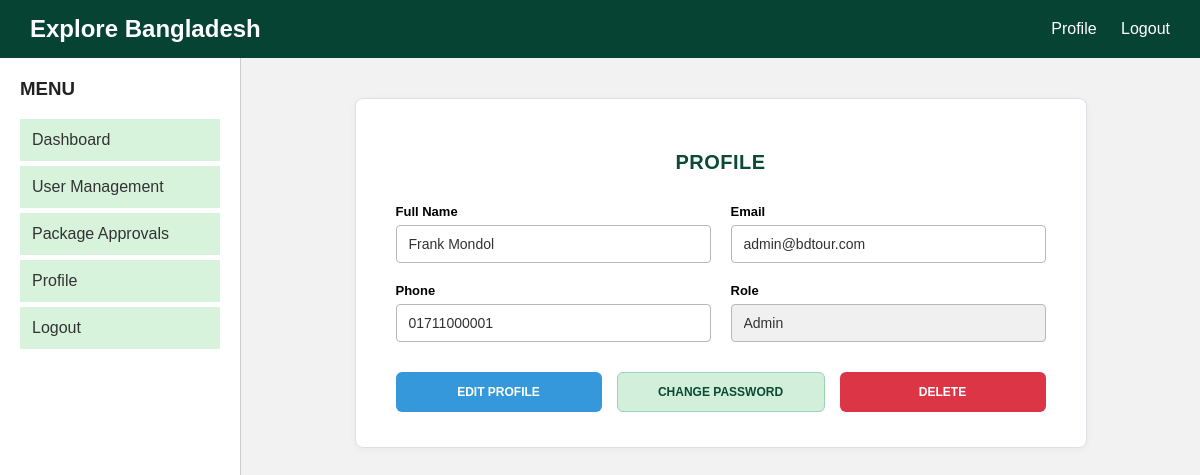
The page /View/common-account.php (signed in) on the database its author committed.
### tables this page shows
CREATE TABLE `user` (
  `id` int(11) NOT NULL,
  `first_name` varchar(100) DEFAULT NULL,
  `last_name` varchar(100) DEFAULT NULL,
  `gender` enum('Male','Female') DEFAULT NULL,
  `email` varchar(150) DEFAULT NULL,
  `phone` varchar(20) DEFAULT NULL,
  `country` varchar(50) DEFAULT NULL,
  `division` varchar(50) DEFAULT NULL,
  `road_street` text DEFAULT NULL,
  `post_code` varchar(20) DEFAULT NULL,
  `username` varchar(100) NOT NULL,
  `password` varchar(100) NOT NULL,
  `role` varchar(100) NOT NULL
);

### Model/dbConnect.php (called while the page is built, shortened)
<?php
function connect() {
	$servername = "localhost";
	$username = "root";
	$password = "";
	$dbname = "bdtour";
	$conn = mysqli_connect($servername, $username, $password, $dbname);
	return $conn;
}
require_once __DIR__ . '/user.php';

### Model/user.php (called while the page is built, shortened)
<?php
require_once 'dbConnect.php';
function getUserProfile($username) {
    $conn = connect();
    $sql = "SELECT * FROM user WHERE username = '$username'";
    $result = mysqli_query($conn, $sql);
    if ($result && mysqli_num_rows($result) > 0) {
        return mysqli_fetch_assoc($result);
    }
    return null;
}
?>

### View/common-account.php (the view, shortened to what this page needs)
<?php
require_once '../Model/dbConnect.php';
$loggedInUser = $_SESSION['username'] ?? '';
$userData = null;
$fullName = "";
if (!empty($loggedInUser)) {
    $userData = getUserProfile($loggedInUser);
    if ($userData) {
        $fullName = trim($userData['first_name'] . " " . $userData['last_name']);
    }
}
?>
<!DOCTYPE html>
<html>
<head>
    <link rel="stylesheet" href="header.css">
    <link rel="stylesheet" href="sidebar.css">
    <link rel="stylesheet" href="common-account.css">
</head>
<body>
    <?php include 'header.php'; ?>
    <div class="container">
        <?php include 'sidebar.php'; ?>
        <div class="main">
            <div class="profile-card">
                <h2>PROFILE</h2>
                <form id="profileForm" action="../Controller/common-account-php-validation.php" method="POST">
                    <div class="form-grid">
                        <div class="input-group">
                            <label for="fullName">Full Name</label>
                            <input type="text" id="fullName" name="fullname" value="<?php echo htmlspecialchars($fullName); ?>">
                        </div>
                        <div class="input-group">
                            <label for="email">Email</label>
                            <input type="email" id="email" name="email" value="<?php echo $userData ? htmlspecialchars($userData['email']) : ''; ?>">
                        </div>
                        <div class="input-group">
                            <label for="phone">Phone</label>
                            <input type="text" id="phone" name="phone" value="<?php echo $userData ? htmlspecialchars($userData['phone']) : ''; ?>">
                        </div>
                        <div class="input-group">
                            <label for="role">Role</label>
                            <input type="text" id="role" name="role" value="<?php echo $userData ? htmlspecialchars(ucfirst($userData['role'])) : ''; ?>" readonly style="background-color: #f0f0f0;">
                        </div>
                    </div>
                    <div class="button-group">
                        <button type="submit" id="editBtn" name="action" value="edit" class="btn btn-blue">EDIT PROFILE</button>
                        <button type="button" id="changePasswordBtn" class="btn btn-green" onclick="window.location.href='change-password.php';">CHANGE PASSWORD</button>
                        <button type="submit" id="deleteBtn" name="action" value="delete" class="btn btn-red" onclick="return confirm('Are you sure you want to delete your account?');">DELETE</button>
                    </div>
                </form>
            </div>
        </div>
    </div>
</body>
</html>

### View/common-account.css (style rules this page uses)
body { margin: 0; font-family: Arial, sans-serif; background-color: rgb(242, 242, 242); color: rgb(34, 34, 34); }
.container { display: flex; min-height: calc(100vh - 60px); background-color: rgb(242, 242, 242); }
.main { flex: 1; display: flex; justify-content: center; align-items: flex-start; padding: 40px 20px; }
.profile-card { background-color: rgb(255, 255, 255); border: 1px solid rgb(220, 224, 230); border-radius: 8px; padding: 35px 40px; width: 100%; max-width: 650px; box-shadow: 0 2px 8px rgba(0, 0, 0, 0.04); }
.profile-card h2 { text-align: center; margin-bottom: 30px; font-size: 20px; font-weight: bold; color: rgb(11, 74, 52); letter-spacing: 0.5px; }
.form-grid { display: grid; grid-template-columns: 1fr 1fr; gap: 20px; margin-bottom: 30px; }
.input-group { display: flex; flex-direction: column; }
.input-group label { font-weight: bold; font-size: 13px; margin-bottom: 6px; color: rgb(0, 0, 0); }
.input-group input { border: 1px solid rgb(180, 185, 190); border-radius: 4px; padding: 10px 12px; font-size: 14px; color: rgb(50, 50, 50); background-color: rgb(255, 255, 255); outline: none; }
.button-group { display: flex; justify-content: space-between; gap: 15px; }
.btn { flex: 1; border: none; border-radius: 6px; padding: 12px 10px; font-weight: bold; font-size: 12px; color: rgb(255, 255, 255); cursor: pointer; transition: opacity 0.2s ease; }
.btn-blue { background-color: rgb(52, 152, 219); }
.btn-green { background-color: rgb(209, 239, 219); color: rgb(11, 74, 52); border: 1px solid rgb(160, 210, 180); }
.btn-red { background-color: rgb(220, 53, 69); }

### rows shown on the page
user: fullname "Frank Mondol", email "admin@bdtour.com", phone "01711000001", role "Admin"
